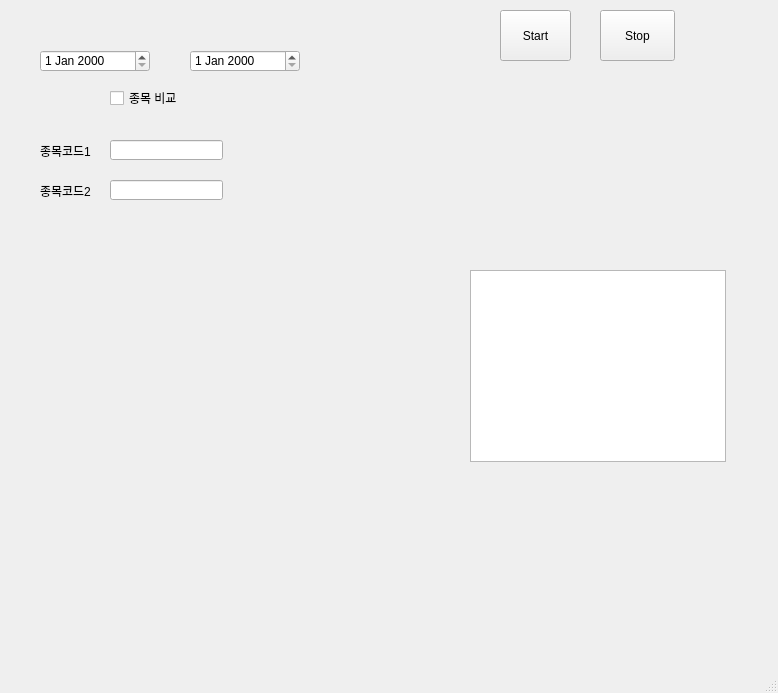
<?xml version="1.0" encoding="UTF-8"?>
<ui version="4.0">
 <class>MainWindow</class>
 <widget class="QMainWindow" name="MainWindow">
  <property name="geometry">
   <rect>
    <x>0</x>
    <y>0</y>
    <width>778</width>
    <height>693</height>
   </rect>
  </property>
  <property name="windowTitle">
   <string>MainWindow</string>
  </property>
  <widget class="QWidget" name="centralwidget">
   <widget class="QDateEdit" name="dateEdit">
    <property name="geometry">
     <rect>
      <x>40</x>
      <y>50</y>
      <width>110</width>
      <height>22</height>
     </rect>
    </property>
   </widget>
   <widget class="QDateEdit" name="dateEdit_2">
    <property name="geometry">
     <rect>
      <x>190</x>
      <y>50</y>
      <width>110</width>
      <height>22</height>
     </rect>
    </property>
   </widget>
   <widget class="QLineEdit" name="lineEdit">
    <property name="geometry">
     <rect>
      <x>110</x>
      <y>140</y>
      <width>113</width>
      <height>20</height>
     </rect>
    </property>
   </widget>
   <widget class="QPushButton" name="pushButton">
    <property name="geometry">
     <rect>
      <x>500</x>
      <y>10</y>
      <width>71</width>
      <height>51</height>
     </rect>
    </property>
    <property name="text">
     <string>Start</string>
    </property>
   </widget>
   <widget class="QLineEdit" name="lineEdit_2">
    <property name="geometry">
     <rect>
      <x>110</x>
      <y>180</y>
      <width>113</width>
      <height>20</height>
     </rect>
    </property>
   </widget>
   <widget class="QLabel" name="label">
    <property name="geometry">
     <rect>
      <x>40</x>
      <y>140</y>
      <width>56</width>
      <height>21</height>
     </rect>
    </property>
    <property name="text">
     <string>종목코드1</string>
    </property>
   </widget>
   <widget class="QLabel" name="label_2">
    <property name="geometry">
     <rect>
      <x>40</x>
      <y>180</y>
      <width>56</width>
      <height>21</height>
     </rect>
    </property>
    <property name="text">
     <string>종목코드2</string>
    </property>
   </widget>
   <widget class="QGraphicsView" name="graphicsView">
    <property name="geometry">
     <rect>
      <x>470</x>
      <y>270</y>
      <width>256</width>
      <height>192</height>
     </rect>
    </property>
   </widget>
   <widget class="QWidget" name="plt_Canvas" native="true">
    <property name="geometry">
     <rect>
      <x>70</x>
      <y>270</y>
      <width>391</width>
      <height>341</height>
     </rect>
    </property>
   </widget>
   <widget class="QCheckBox" name="btn_corrChk">
    <property name="geometry">
     <rect>
      <x>110</x>
      <y>90</y>
      <width>81</width>
      <height>16</height>
     </rect>
    </property>
    <property name="text">
     <string>종목 비교</string>
    </property>
   </widget>
   <widget class="QPushButton" name="pushButton_2">
    <property name="geometry">
     <rect>
      <x>600</x>
      <y>10</y>
      <width>75</width>
      <height>51</height>
     </rect>
    </property>
    <property name="text">
     <string>Stop</string>
    </property>
   </widget>
  </widget>
  <widget class="QMenuBar" name="menubar">
   <property name="geometry">
    <rect>
     <x>0</x>
     <y>0</y>
     <width>778</width>
     <height>21</height>
    </rect>
   </property>
  </widget>
  <widget class="QStatusBar" name="statusbar"/>
 </widget>
 <resources/>
 <connections/>
</ui>
